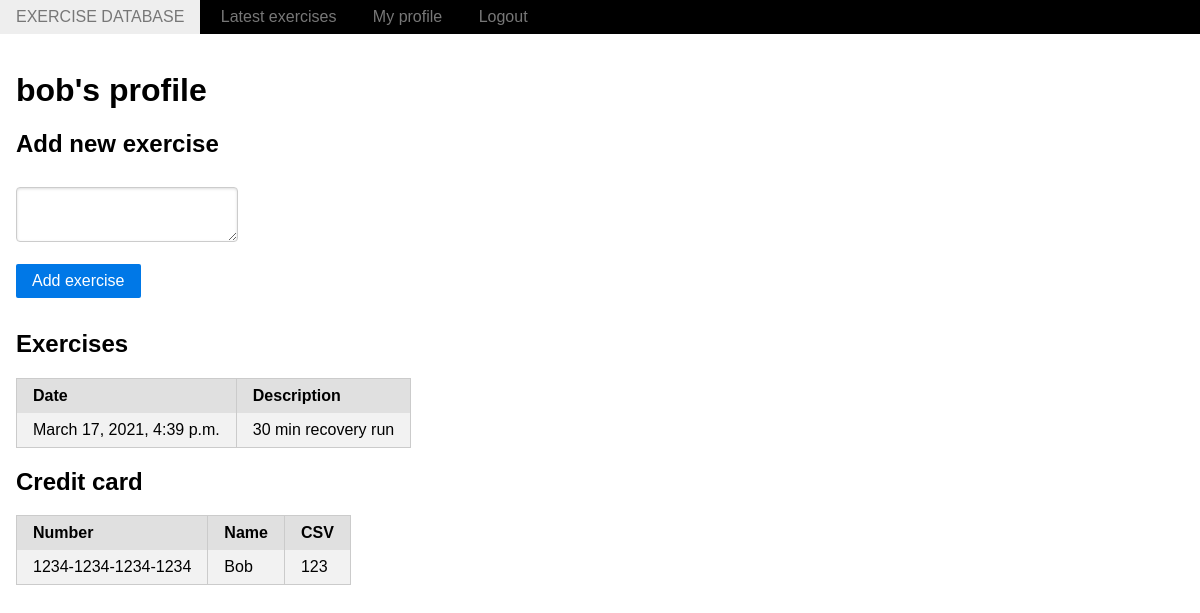
The app's page /profile/2 (signed in) with its own data.
### exercises/models.py (models this page shows)
class Exercise(models.Model):
    owner = models.ForeignKey(User, on_delete=models.CASCADE)
    date = models.DateTimeField(default=timezone.now)
    description = models.TextField()

class CreditCard(models.Model):
    owner = models.ForeignKey(User, on_delete=models.CASCADE)
    number = models.TextField()
    name = models.TextField()
    csv = models.TextField()

### exercises/views.py (the view)
# urls.py: path('profile/<int:user_id>', views.profile, name='profile'),
@login_required()
def profile(request, user_id):
    try:
        profile_user = User.objects.get(id=user_id)
        exercises = Exercise.objects.filter(owner=profile_user).order_by('-date')
        credit_cards = CreditCard.objects.filter(owner=profile_user)
        is_me = profile_user == request.user
        context = {'credit_cards': credit_cards, 'exercises': exercises, 'is_me': is_me, 'profile_user': profile_user}
        return render(request, 'profile/index.html', context)
    except  User.DoesNotExist:
        return redirect('/')

### exercises/templates/profile/index.html (shortened to what this page needs)
{% extends "includes/base.html" %}
{% block content %}
    <h1>{{profile_user.username}}'s profile</h1>
    {% if is_me %}
        <h2>Add new exercise</h2>
        <form action='/add/' class="pure-form pure-form-stacked" method="POST">
            <fieldset>
                <textarea name="description"></textarea><br/>
                <input class="pure-button pure-button-primary" type="submit" value="Add exercise"/>
            </fieldset>
        </form>
    {% endif %}
    <h2>Exercises</h2>
    <table class="pure-table">
        <thead>
            <tr>
                <th>Date</th><th>Description</th>
            </tr>
        </thead>
        <tbody>
            {% for e in exercises %}
                <tr class="{% cycle 'pure-table-odd' '' %}">
                    <td>{{e.date}}</td><td>{{e.description}}</td>
                </tr>
            {% endfor %}
        </tbody>
    </table>
    {% if is_me %}
        {% if credit_cards %}
            <h2>Credit card</h2>
            <table class="pure-table">
                <thead>
                    <tr>
                        <th>Number</th><th>Name</th><th>CSV</th>
                    </tr>
                </thead>
                <tbody>
                    {% for c in credit_cards %}
                        <tr class="{% cycle 'pure-table-odd' '' %}">
                            <td>{{c.number}}</td><td>{{c.name}}</td><td>{{c.csv}}</td>
                        </tr>
                    {% endfor %}
                </tbody>
            </table>
        {% endif %}
    {% endif %}
{% endblock %}

### exercises/static/exercises/style.css (style rules this page uses)
h1 { font-size:2em;margin:.67em 0 }
button,input,optgroup,select,textarea { font-family:inherit;font-size:100%;line-height:1.15;margin:0 }
button,input { overflow:visible }
[type=button],[type=reset],[type=submit],button { -webkit-appearance:button }
fieldset { padding:.35em .75em .625em }
textarea { overflow:auto }
.pure-button { display:inline-block;line-height:normal;white-space:nowrap;vertical-align:middle;text-align:center;cursor:pointer;-webkit-user-drag:none;-webkit-user-select:none;-moz-user-select:none;-ms-user-select:none;user-select:none;-webkit-box-sizing:border-box;box-sizing:border-box }
.pure-button { font-family:inherit;font-size:100%;padding:.5em 1em;color:rgba(0,0,0,.8);border:none transparent;background-color:#e6e6e6;text-decoration:none;border-radius:2px }
.pure-button-primary,.pure-button-selected,a.pure-button-primary,a.pure-button-selected { background-color:#0078e7;color:#fff }
.pure-form input[type=color],.pure-form input[type=date],.pure-form input[type=datetime-local],.pure-form input[type=datetime],.pure-form input[type=email],.pure-form input[type=month],.pure-form input[type=number],.pure-form input[type=password],.pure-form input[type=search],.pure-form input[type=tel],.pure-form input[type=text],.pure-form input[type=time],.pure-form input[type=url],.pure-form input[type=week],.pure-form select,.pure-form textarea { padding:.5em .6em;display:inline-block;border:1px solid #ccc;-webkit-box-shadow:inset 0 1px 3px #ddd;box-shadow:inset 0 1px 3px #ddd;border-radius:4px;vertical-align:middle;-webkit-box-sizing:border-box;box-sizing:border-box }
.pure-form fieldset { margin:0;padding:.35em 0 .75em;border:0 }
.pure-form-stacked input[type=color],.pure-form-stacked input[type=date],.pure-form-stacked input[type=datetime-local],.pure-form-stacked input[type=datetime],.pure-form-stacked input[type=email],.pure-form-stacked input[type=file],.pure-form-stacked input[type=month],.pure-form-stacked input[type=number],.pure-form-stacked input[type=password],.pure-form-stacked input[type=search],.pure-form-stacked input[type=tel],.pure-form-stacked input[type=text],.pure-form-stacked input[type=time],.pure-form-stacked input[type=url],.pure-form-stacked input[type=week],.pure-form-stacked label,.pure-form-stacked select,.pure-form-stacked textarea { display:block;margin:.25em 0 }
.pure-table { border-collapse:collapse;border-spacing:0;empty-cells:show;border:1px solid #cbcbcb }
.pure-table td,.pure-table th { border-left:1px solid #cbcbcb;border-width:0 0 0 1px;font-size:inherit;margin:0;overflow:visible;padding:.5em 1em }
.pure-table thead { background-color:#e0e0e0;color:#000;text-align:left;vertical-align:bottom }
.pure-table td { background-color:transparent }
.pure-table-odd td { background-color:#f2f2f2 }

### records on screen
Exercise: date "March 17, 2021, 4:39 p.m.", description "30 min recovery run"
CreditCard: number "1234-1234-1234-1234", name "Bob", csv "123"

### other values on screen
{{ profile_user.username }} "bob"
